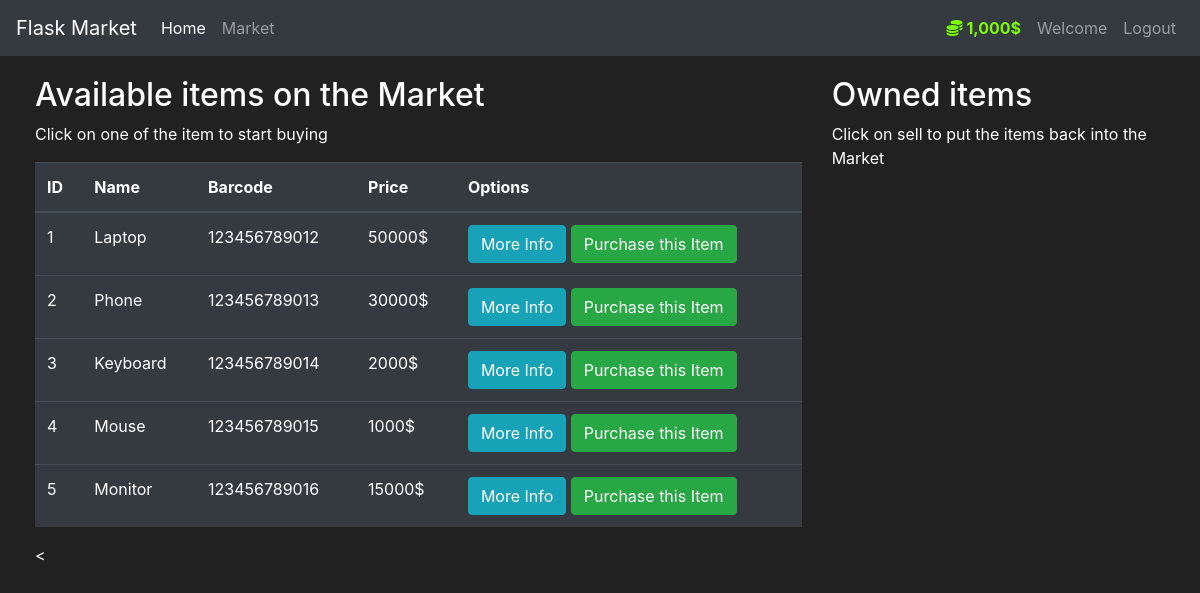
/market (signed in), run on an earlier commit of the app's database.
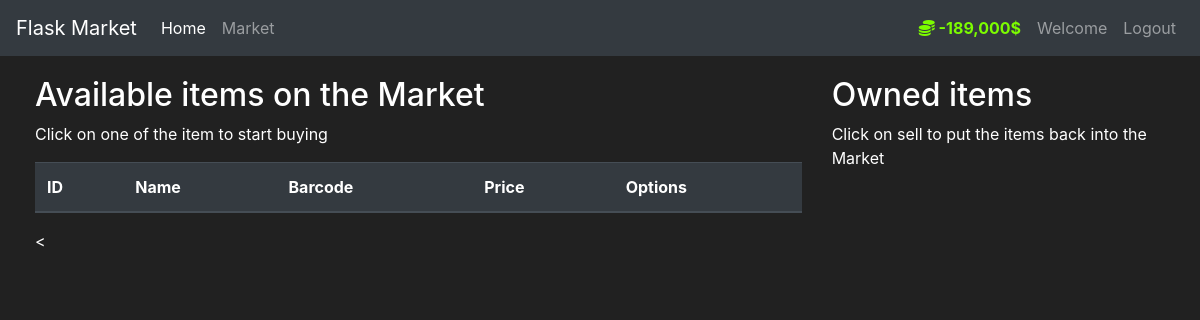
And on a later commit of the database.
### Market/models.py (models this page shows, shortened)
class User(db.Model,UserMixin):
    id=db.Column(db.Integer(),primary_key=True)
    UserName=db.Column(db.String(length=30),nullable=False,unique=True)
    email_address=db.Column(db.String(),nullable=False,unique=True)
    password_hash=db.Column(db.String(),nullable=False)
    budget=db.Column(db.Integer(),default=100000, nullable=False)
    items=db.relationship('Item',backref='owned_user',lazy=True)
    @property
    def prettier_budget(self):
        if len(str(self.budget))>=4:
            return f'{str(self.budget)[:-3]},{str(self.budget)[-3:]}$'
        else:
            return f'{str(self.budget)}$'
    @property
    def password(self):
        return self.password_hash

class Item(db.Model):
    id=db.Column(db.Integer(),primary_key=True)
    name=db.Column(db.String(length=30),nullable=False,unique=True)
    price=db.Column(db.Integer(),nullable=False)
    barcode=db.Column(db.String(length=12),nullable=False,unique=True)
    description=db.Column(db.String(length=10240),nullable=False,unique=True)
    owner=db.Column(db.Integer(),db.ForeignKey('user.id'))

### Market/routes.py (the view, shortened to what this page needs)
@app.route('/market',methods=['GET','POST'])
@login_required
def market_page():
    purchase_form=PurchaseItemForm()
    if request.method =='GET':
        items = Item.query.filter_by(owner=None)
        print(items)
        return render_template('market.html',items=items,purchase_form=purchase_form)

### Market/routes.py (called while the page is built)
@login_manager.user_loader
def load_user(user_id):
    return User.query.get(int(user_id))

### Market/templates/market.html (shortened to what this page needs)
{% extends 'base.html'%}
{% block content%}
    <div class="row" style="margin-top:20px; margin-left:20px">
    <div class="col-8">
        <h2>Available items on the Market</h2>
        <p>Click on one of the item to start buying</p>
        <table class="table table-hover table-dark">
            <thead>
                <tr>
                    <th scope="col">ID</th>
                    <th scope="col">Name</th>
                    <th scope="col">Barcode</th>
                    <th scope="col">Price</th>
                    <th scope="col">Options</th>
                </tr>
            </thead>
            <tbody>
                {% for item in items %}
                    <tr>
                        <td>{{ item.id }}</td>
                        <td>{{ item.name }}</td>
                        <td>{{ item.barcode }}</td>
                        <td>{{ item.price }}$</td>
                        <td>
                            <button class="btn btn-outline btn-info" data-toggle="modal" data-target="#Modal-MoreInfo-{{ item.id }}">More Info</button>
                            <button class="btn btn-outline btn-success" data-toggle="modal" data-target="#Modal-PurchaseConfirm-{{ item.id }}">Purchase this Item</button>
                        </td>
                    </tr>
                {% endfor %}
            </tbody>
        </table><
    </div>
    <div class="col-4">
        <h2>Owned items</h2>
        <p>Click on sell to put the items back into the Market</p>
    </div>
  </div>
{%endblock%}

### Market/templates/base.html (shortened to what this page needs)
<!doctype html>
<html lang="en">
   <head>
    <link rel="stylesheet" href="https://cdn.jsdelivr.net/npm/bootstrap@4.5.3/dist/css/bootstrap.min.css">
    <link rel="stylesheet" href="https://cdnjs.cloudflare.com/ajax/libs/font-awesome/5.15.4/css/all.min.css" />
</head>
   <body>
    <nav class="navbar navbar-expand-md navbar-dark bg-dark">
      <a class="navbar-brand" href="#">Flask Market</a>
      <div class="collapse navbar-collapse" id="navbarNav">
        <ul class="navbar-nav mr-auto">
            <li class="nav-item active">
                <a class="nav-link" href="{{ url_for('home_page') }}">Home <span class="sr-only">(current)</span></a>
            </li>
            <li class="nav-item">
                <a class="nav-link" href="{{ url_for('market_page') }}">Market</a>
            </li>
        </ul>
        {% if current_user.is_authenticated %}
            <ul class="navbar-nav">
              <li class="nav-item">
                  <a class="nav-link" style="color: lawngreen; font-weight: bold">
                        <i class="fa-solid fa-coins"></i>
                        {{ current_user.prettier_budget }}
                  </a>
              </li>
              <li class="nav-item">
                  <a class="nav-link">Welcome {{ current_user.username}}</a>
              </li>
              <li class="nav-item">
                  <a class="nav-link" href="{{ url_for('logout_page') }}">Logout</a>
              </li>
        {% endif %}
      </div>
    </nav>
      {% block content %}
      {% endblock %}
   </body>
</html>

### Market/templates/base.html (style rules this page uses)
body { background-color: #212121; color: white }

What changed in the data, as far as the page shows it:
no longer on this page (row edited): Item: id "1", name "Laptop", barcode "123456789012", price "50000"
no longer on this page (row edited): Item: id "2", name "Phone", barcode "123456789013", price "30000"
no longer on this page (row edited): Item: id "3", name "Keyboard", barcode "123456789014", price "2000"
no longer on this page (row edited): Item: id "4", name "Mouse", barcode "123456789015", price "1000"
no longer on this page (row edited): Item: id "5", name "Monitor", barcode "123456789016", price "15000"
changed User: prettier_budget "1,000$" → "-189,000$"
